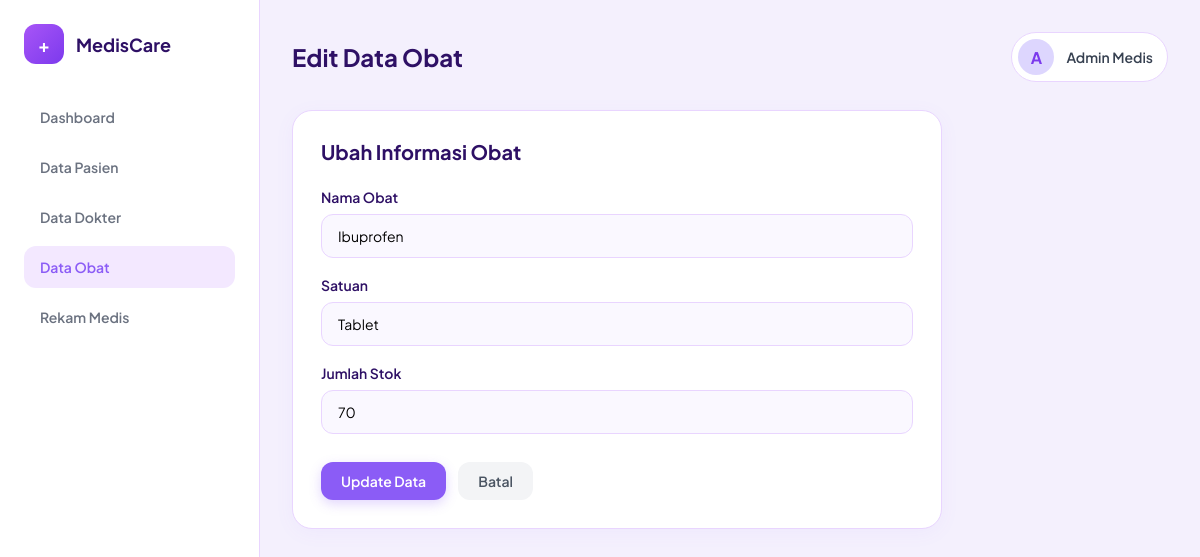
Page /edit_obat.php?id=1 on the committed database.
### tables this page shows
CREATE TABLE `obat` (
  `id_obat` int(11) NOT NULL,
  `nama_obat` varchar(100) NOT NULL,
  `satuan` varchar(30) NOT NULL,
  `stok` int(11) NOT NULL
);

### edit_obat.php (the view, shortened to what this page needs)
<?php
include 'koneksi.php';
$id = $_GET['id'];
$data = mysqli_query($koneksi, "SELECT * FROM obat WHERE id_obat='$id'");
$d = mysqli_fetch_array($data);
?>
<!DOCTYPE html>
<html lang="id">
<head>
    <link rel="stylesheet" href="style.css?v=8">
</head>
<body>
    <div class="sidebar">
        <div class="brand">
            <div class="brand-icon">+</div>
            <h2>MedisCare</h2>
        </div>
        <ul class="nav-menu">
            <li><a href="index.php">Dashboard</a></li>
            <li><a href="pasien.php">Data Pasien</a></li>
            <li><a href="dokter.php">Data Dokter</a></li>
            <li><a href="obat.php" class="active">Data Obat</a></li>
            <li><a href="rekam_medis.php">Rekam Medis</a></li>
        </ul>
    </div>
    <div class="main-content">
        <div class="top-bar">
            <h1>Edit Data Obat</h1>
            <div class="user-profile">
                <div class="avatar">A</div>
                <span style="font-weight: 600; font-size: 14px;">Admin Medis</span>
            </div>
        </div>
        <div class="container form-container">
            <div class="header-title">
                <h3>Ubah Informasi Obat</h3>
            </div>
            <form method="POST">
                <div class="form-group">
                    <label>Nama Obat</label>
                    <input type="text" name="nama_obat" value="<?= $d['nama_obat'] ?>" required>
                </div>
                <div class="form-group">
                    <label>Satuan</label>
                    <input type="text" name="satuan" value="<?= $d['satuan'] ?>" required>
                </div>
                <div class="form-group">
                    <label>Jumlah Stok</label>
                    <input type="number" name="stok" value="<?= $d['stok'] ?>" required>
                </div>
                <div class="form-actions">
                    <button type="submit" name="update" class="btn btn-primary">Update Data</button>
                    <a href="obat.php" class="btn btn-secondary">Batal</a>
                </div>
            </form>
        </div>
    </div>
</body>
</html>

### style.css (style rules this page uses)
:root { --bg-main: #F4F0FD; --sidebar-bg: #FFFFFF; --card-bg: #FFFFFF; --primary: #8B5CF6; --primary-hover: #7C3AED; --primary-light: #F3E8FF; --text-dark: #2E1065; --text-muted: #6B7280; --border-color: #E9D5FF; --danger-bg: #FEE2E2; --danger-text: #991B1B; --warning-bg: #FEF3C7; --warning-text: #92400E; }
* { box-sizing: border-box; font-family: 'Plus Jakarta Sans', sans-serif !important; margin: 0; padding: 0; }
body { background-color: var(--bg-main); color: #374151; display: flex; min-height: 100vh; }
.sidebar { width: 260px; background: var(--sidebar-bg); border-right: 1px solid var(--border-color); padding: 24px; display: flex; flex-direction: column; }
.brand { display: flex; align-items: center; gap: 12px; margin-bottom: 32px; }
.brand-icon { width: 40px; height: 40px; background: linear-gradient(135deg, #A855F7, #7C3AED); color: white; border-radius: 12px; display: flex; align-items: center; justify-content: center; font-weight: 700; font-size: 18px; }
.brand h2 { font-size: 18px; font-weight: 700; color: var(--text-dark); }
.nav-menu { display: flex; flex-direction: column; gap: 8px; list-style: none; }
.nav-menu a { display: flex; align-items: center; gap: 12px; padding: 12px 16px; color: var(--text-muted); text-decoration: none; font-weight: 600; font-size: 14px; border-radius: 12px; transition: all 0.2s; }
.nav-menu a:hover, .nav-menu a.active { color: var(--primary); background: var(--primary-light); }
.main-content { flex: 1; padding: 32px; overflow-y: auto; }
.top-bar { display: flex; justify-content: space-between; align-items: center; margin-bottom: 28px; }
.top-bar h1 { font-size: 24px; font-weight: 700; color: var(--text-dark); }
.user-profile { display: flex; align-items: center; gap: 12px; background: white; padding: 6px 14px 6px 6px; border-radius: 30px; border: 1px solid var(--border-color); }
.avatar { width: 36px; height: 36px; background: #DDD6FE; color: var(--primary-hover); border-radius: 50%; display: flex; align-items: center; justify-content: center; font-weight: 700; }
.container { background: var(--card-bg); padding: 28px; border-radius: 20px; box-shadow: 0 4px 20px rgba(139, 92, 246, 0.05); border: 1px solid var(--border-color); }
.form-container { max-width: 650px; }
.header-title { display: flex; justify-content: space-between; align-items: center; margin-bottom: 24px; }
.header-title h3 { color: var(--text-dark); font-size: 20px; font-weight: 700; }
.form-group { margin-bottom: 18px; }
.form-group label { display: block; margin-bottom: 8px; font-weight: 600; font-size: 14px; color: var(--text-dark); }
.form-group input, .form-group select, .form-group textarea { width: 100%; padding: 12px 16px; border: 1px solid var(--border-color); border-radius: 12px; font-size: 14px; background-color: #FAF8FF; outline: none; transition: all 0.2s; }
.form-actions { display: flex; gap: 12px; margin-top: 28px; }
.btn { display: inline-flex; align-items: center; justify-content: center; gap: 6px; padding: 10px 20px; text-decoration: none; border-radius: 12px; font-weight: 600; font-size: 14px; border: none; cursor: pointer; transition: all 0.2s; }
.btn-primary { background-color: var(--primary); color: white; box-shadow: 0 4px 12px rgba(139, 92, 246, 0.25); }
.btn-secondary { background-color: #F3F4F6; color: #4B5563; }

### rows in the picture
obat: nama_obat "Ibuprofen", satuan "Tablet", stok "70"
